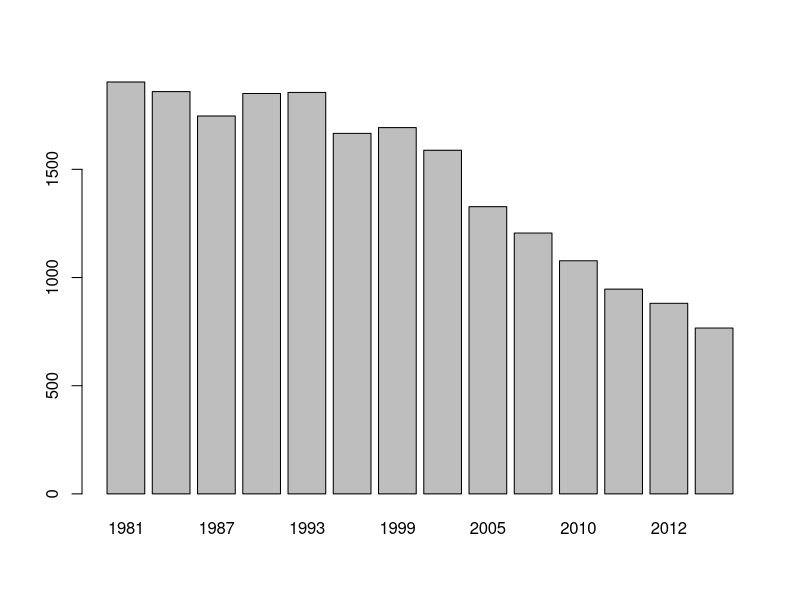
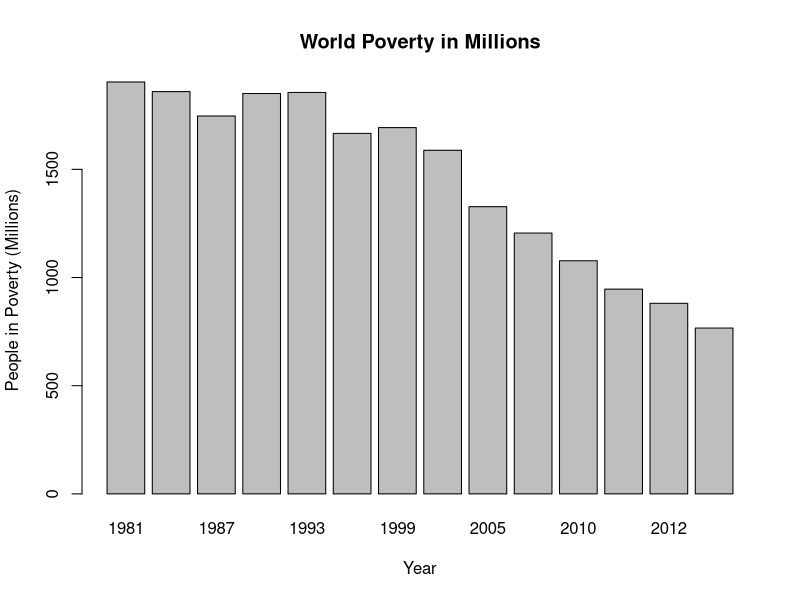
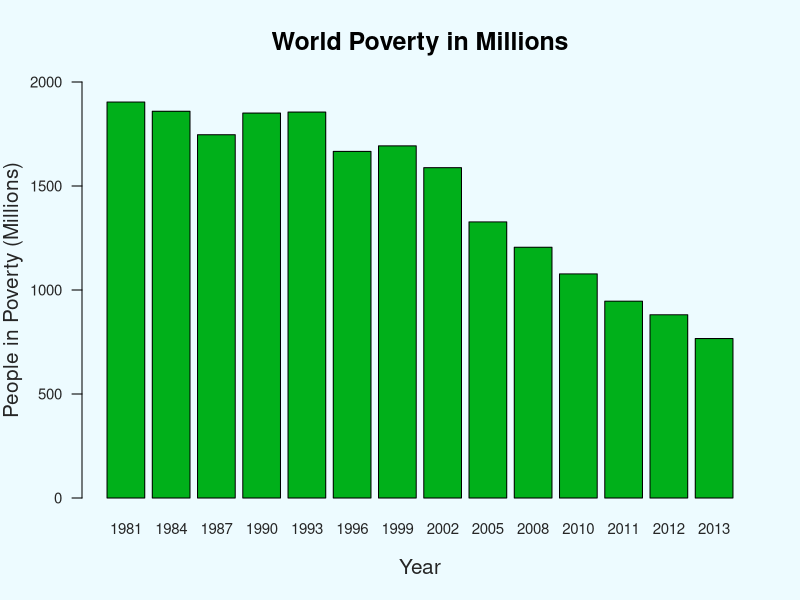

The R source for these figures, in order:
#There's two primary apis for graphics in R. ggplot2 and base (the build in plot)
#This demo uses base because it's easier to read. 


#Let's get some data

povertyDf = read.csv("./data/world_poverty_in_millions.csv")

#lets make the dates into years
getYear = function(x) { as.numeric(format(as.Date(x), '%Y')) }
povertyDf$Year = unlist(lapply(povertyDf$Date, getYear))

#order the data by date asc
povertyDf = povertyDf[order(povertyDf$Year, decreasing = FALSE),]

#A very basic barchart. Just the two data sets. 
barplot(povertyDf$Value, names.arg = povertyDf$Year)

# adding in some labels
barplot(povertyDf$Value, names.arg = povertyDf$Year, main = "World Poverty in Millions", xlab = "Year", ylab = "People in Poverty (Millions)")


#lets make things a little prettier using par()
par(bg = "#EDFBFF", las = 1, col.lab = "#262626", col.axis = "#262626", cex.axis = 0.9, cex.lab = 1.25, cex.main = 1.5)

#lets tweak the look a little bit more
barplot(povertyDf$Value, names.arg = povertyDf$Year,
    main = "World Poverty in Millions",
    xlab = "Year", ylab = "People in Poverty (Millions)",
    ylim = c(0, 2000), col = "#00B01A")
